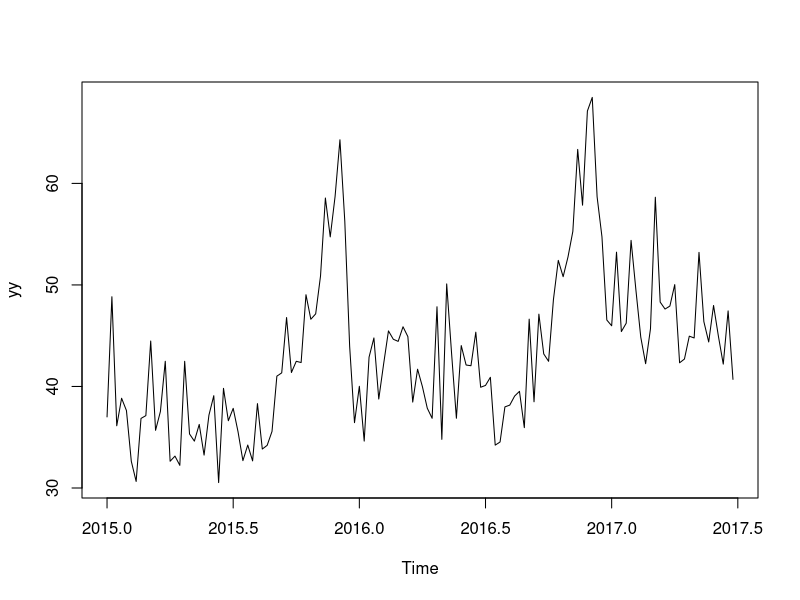
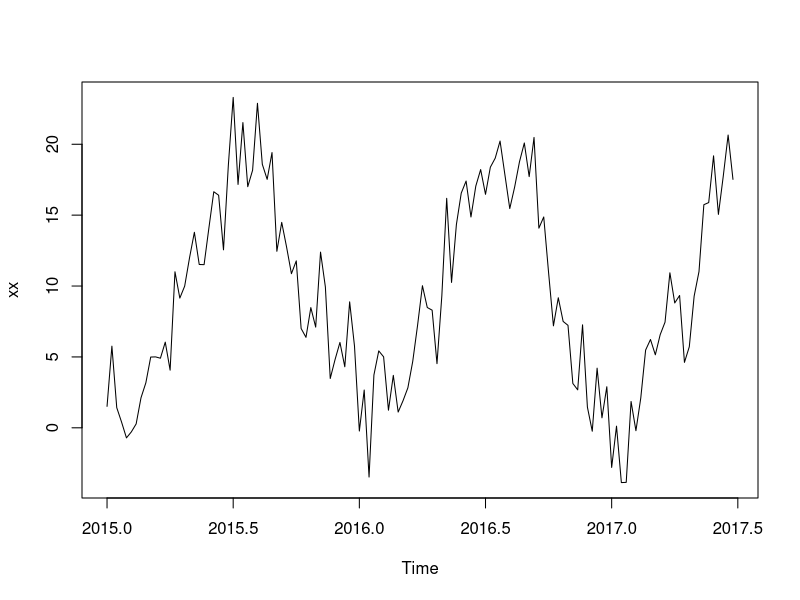
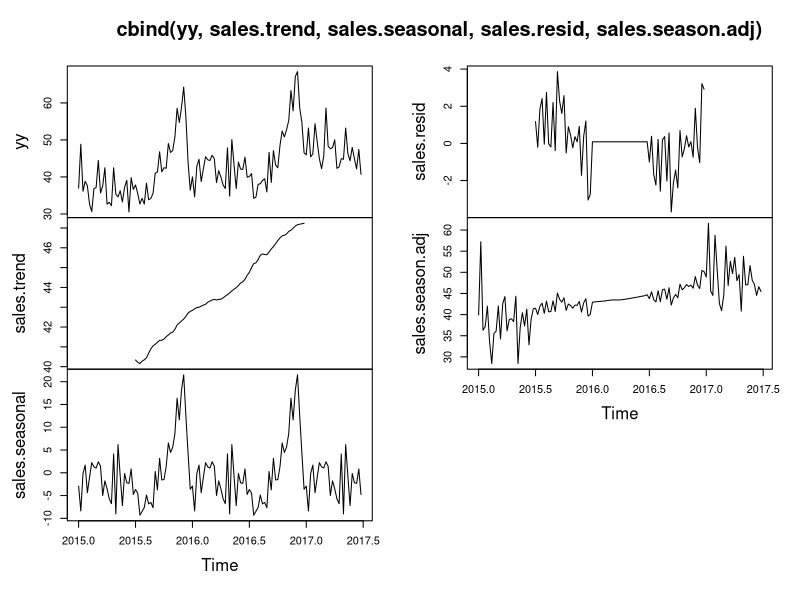
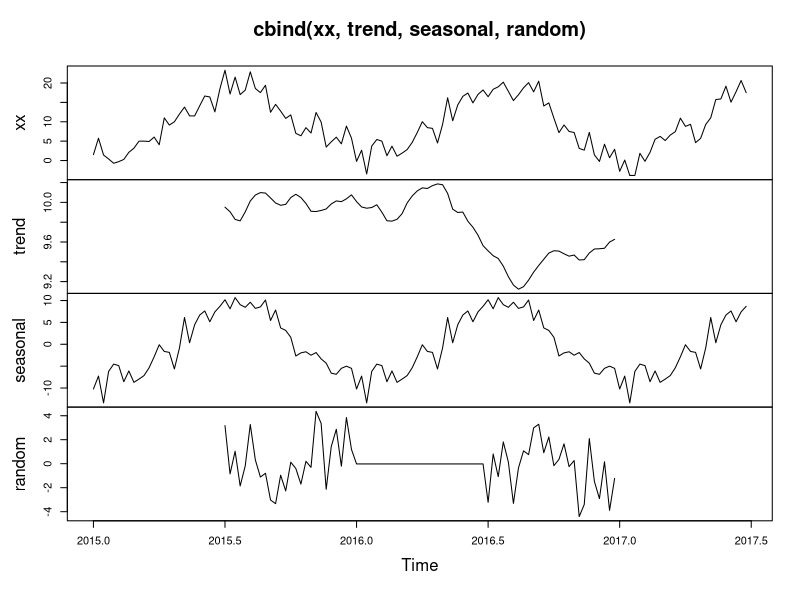
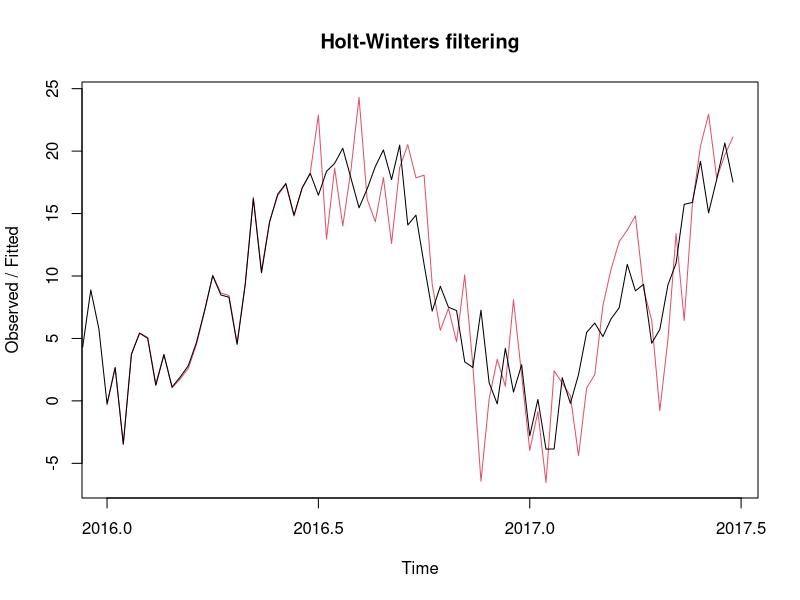
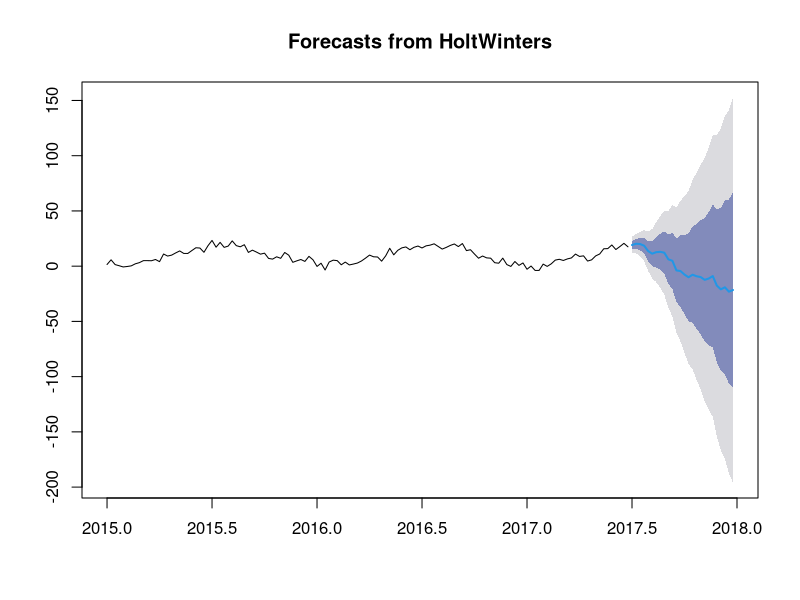
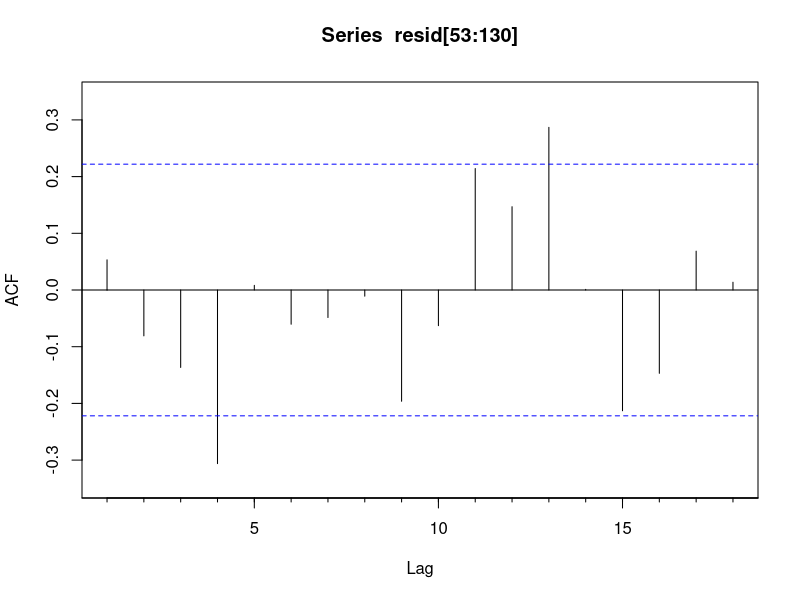
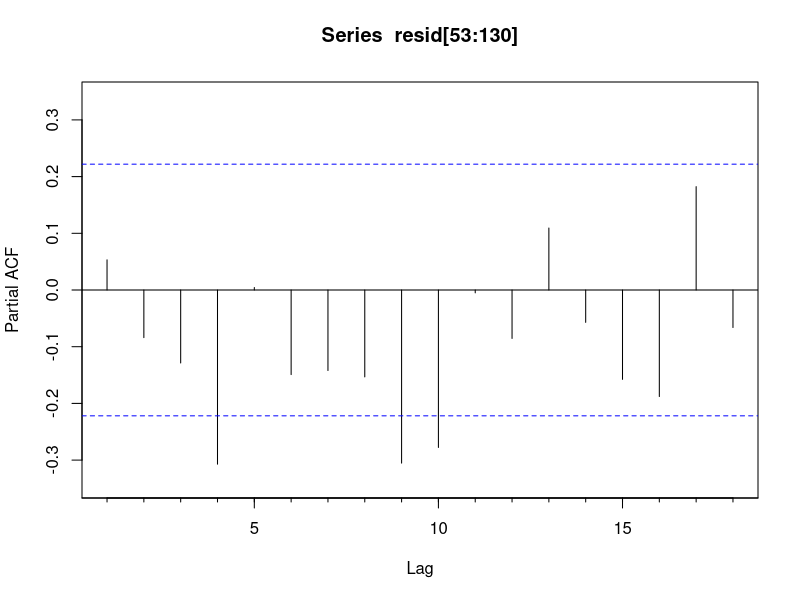

Reproduce these figures in R, in order.
setwd("/Users/prasad/Desktop/Teaching/BAX493A/2022/Lectures/Class1")
rm(list=ls(all=TRUE)) #clear data

## install.packages(c("forecast", "TTR"), dependencies=TRUE,repos="https://cloud.r-project.org")

data<-read.csv("data_week.csv", sep=",",dec=".",header=T) 	# weekly data
names(data)
head(data,5)

sales = data[,3]/1000000		# millions in xyz currency
temp = data[,11]				# centigrade



##### Representing Data as Time Series Objects #####

yy = ts(sales, frequency = 52, start = c(2015,1)) # coverts sales data as time series object with start date and weekly frequency
plot.ts(yy)									# ALWAYS plot time series to see patterns: trend, cycle, variance over time

xx = ts(temp, frequency = 52, start = c(2015,1))
plot.ts(xx)


##### Time Series Decomposition  #####

## Sales: What's the growth rate? How do we obtain seasonally adjusted sales?
sales = decompose(yy) 
sales.trend = sales$trend
sales.seasonal = sales$seasonal
sales.resid = sales$random
sales.season.adj = yy - sales.seasonal									# seasonally adjusted sales
plot.ts(cbind(yy,sales.trend, sales.seasonal, sales.resid, sales.season.adj))

## Temperature: Are temperatures increasing?
temp = decompose(xx) 
trend = temp$trend
seasonal = temp$seasonal
random = temp$random
plot.ts(cbind(xx,trend, seasonal, random))



##### Holt-Winters Filter  #####

out1 = HoltWinters(xx, beta=TRUE, gamma=TRUE) 				# Holt-Winters Filtering - only level updating b/c beta and gamma are zeros
out1														# output -- see alpha estimate
out1$fitted 												# fitted values in training data
plot(out1)													# graph of actual (black) vs fitted (red)

##### Out of Sample Forecasts

library("forecast")								# install "forecast" package and load the library		
out2 = forecast:::forecast.HoltWinters(out1, h = 26, level = c(68, 95))	 

# R should directly call forecast.HoltWinters() function, but does not. Hence, to force it, I used the prefix forecast::: 
# forecast horizon 26 weeks. 
# CI with 1 SD and 2SD

plot(out2)


##### Autocorrelation Function (ACF)

## Can forecasts be improved upon using information in the residuals?
## To answer this Q, we need to assess whether the residuals contain information. That is, are residuals correlated at various time lags?

resid = out2$residuals				# output the residuals
corr.lag = Acf(resid[53:130])		# correlations at 4 and 13 seem significant ==> information may be present in residuals ==> so model can be improved further

# Remarks
# Check resid vector to see NAs, and then use Acf and Pacf. 
# Acf() gives autocorrelation function w/o the correlation = 1 at lag = 0. 
# acf() with the lower case "a" gives correlations at all lags, including lag 0, which by definition is 1. 
# acf()tends to mask small correlations in the plot due to the wider y-scale to include 1.



##### Partial Autocorrelation Function (PACF)

corr.lag = Pacf(resid[53:130]) 		# "Partial" refers to correlations obtained *after removing the effects of previous correlations*


# Remarks
# Plotting and then assessing whether correlations spike above confidence bands requires manual process. 
# To automate this assessment, we use Ljung-Box test. If p-value < 0.05, then significant correlations exist; else, not



#### Ljung-Box test 
Box.test(resid, type = "Ljung-Box")		

# The above test yeilds a large p-value ==> so OVERALL no significant correlations 
# If p-value < 0.05, the some correlations are significant. Which ones? See Acf, Pacf for guidance

checkresiduals(out1)


##  Deliverables for HW 1

# 1. Select one time series from data_week.csv

# 2. Try the four combinations of beta and gamma as on/off 

# 3. Present the plots of data series, trend, and seasonal components, and checkresiduals for the four combinations

# 4. Make out-of-sample forecast for 26 weeks with confidence bands. 

# 5. Retain only one out of four models -- give your justifcation






  